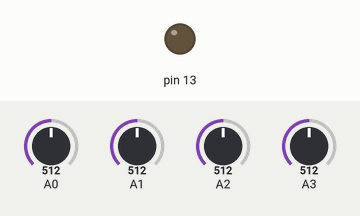
Simulated run of this sketch. Board: Arduino Uno, built with avr-gcc and run on an emulated ATmega328P. Shown: output pins drawn as LEDs (lit = HIGH). Inputs (shaded band) come from the test bench; at power-on: A0 = 512, A1 = 512, A2 = 512, A3 = 512. Storage starts empty; what the sketch prints to the serial monitor is not drawn. At 5.1 s the program stops and its outputs stay as they are.

Above: at 0.1 s.
At 5.1 s:
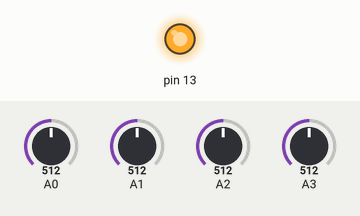
Timing chart, 0 to 6.6 s (numbered marks = the images above):
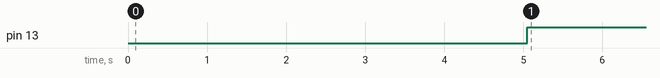

The sketch:

SD_test.ino
```cpp
/*
 ** MOSI - pin 11
 ** MISO - pin 12
 ** CLK - pin 13
 ** CS - pin 4 (for MKRZero SD: SDCARD_SS_PIN)
 */

#include <SPI.h>
#include <SD.h>

int i=0;

File myFile;

void setup()
{
  pinMode(13, OUTPUT);
  digitalWrite(13, LOW);

  // Open serial communications and wait for port to open:
  Serial.begin(115200);

  while (!Serial);

  Serial.print("Initializing SD card...");

  if (!SD.begin(4))
  {
    Serial.println("initialization failed!");
    return;
  }

  Serial.println("initialization done.");

  // open the file. note that only one file can be open at a time,
  // so you have to close this one before opening another.
  myFile = SD.open("test.txt", FILE_WRITE);
}

void loop()
{
  i++;

  myFile.print(analogRead(A0));
  myFile.print(" ... ");
  myFile.print(analogRead(A1));
  myFile.print(" ... ");
  myFile.print(analogRead(A2));
  myFile.print(" ... ");
  myFile.print(analogRead(A3));
  myFile.print(" ... ");
  myFile.println(millis());

  delay(500);

  if (i == 10)
  {
    myFile.close();
    digitalWrite(13, HIGH);
    while(1);
  }
}
```

Measured:
- by itself, pin 13: LOW → HIGH at 5.1 s
